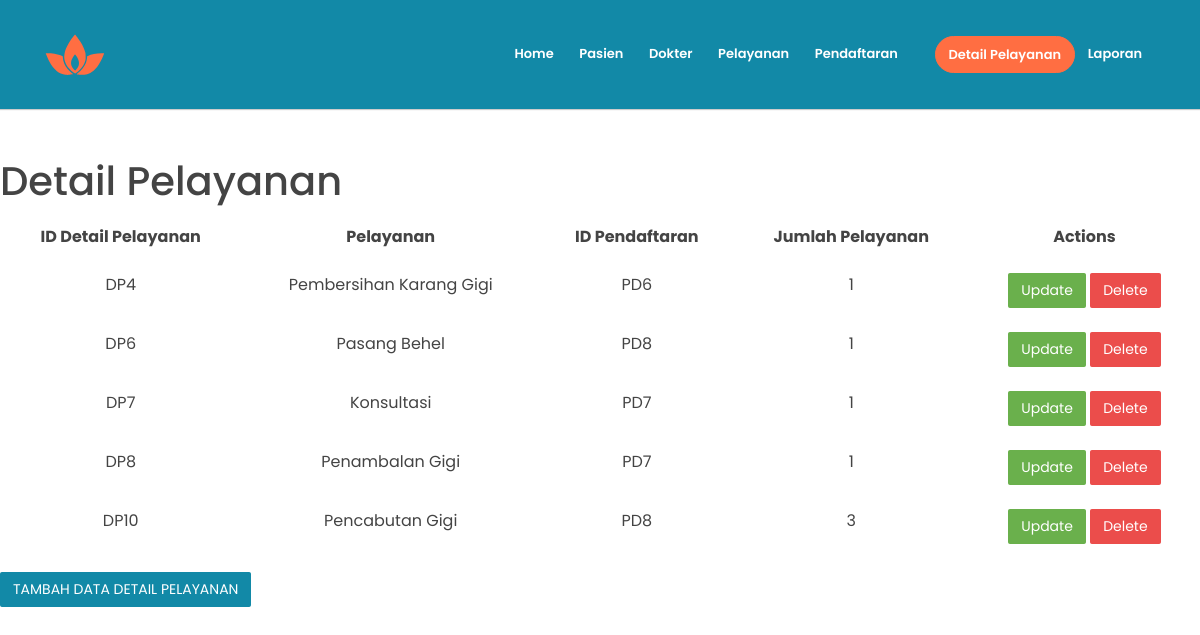
Page /detailpelayanan on the committed database.
### app/models.py (models this page shows, shortened)
class detailpelayanan(models.Model):
    iddetailpelayanan = models.AutoField(primary_key=True)
    idpendaftaran = models.ForeignKey(pendaftaran,on_delete=models.CASCADE)
    idpelayanan = models.ForeignKey(pelayanan,on_delete=models.CASCADE)
    jumlahjenispelayanan = models.IntegerField()

class pelayanan(models.Model):
    idpelayanan = models.AutoField(primary_key=True)
    jenispelayanan = models.CharField(max_length=50)
    hargapelayanan = models.IntegerField()
    def __str__(self):
        return str(self.jenispelayanan)

class pendaftaran(models.Model):
    idpendaftaran = models.AutoField(primary_key=True)
    iddokter = models.ForeignKey(dokter,on_delete=models.CASCADE)
    idpasien = models.ForeignKey(pasien,on_delete=models.CASCADE)
    tanggalpendaftaran = models.DateField()
    def __str__(self):
        return str(self.idpendaftaran)

### app/views.py (the view)
# urls.py: path('detailpelayanan', views.detailpelayanan, name='detailpelayanan'),
def detailpelayanan(request):
    alldetailpelayananobj = models.detailpelayanan.objects.all()
    allpelayananobj = models.pelayanan.objects.all()
    allpendaftaranobj = models.pendaftaran.objects.all()
    return render(request, 'detailpelayananx.html',{
        'alldetailpelayananobj' : alldetailpelayananobj,
        'allpelayananobj' : allpelayananobj,
        'allpendaftaranobj' : allpendaftaranobj,
    })

### app/templates/detailpelayananx.html (shortened to what this page needs)
{%load static%}
<!DOCTYPE html>
<html lang="en">
<head>
    <link rel="stylesheet" href="{%static 'assets/vendors/themify-icons/css/themify-icons.css'%}">
	<link rel="stylesheet" href="{%static 'assets/css/leadmark.css'%}">
</head>
<body data-spy="scroll" data-target=".navbar" data-offset="40" id="home">
    <nav class="navbar navbar-expand-sm navbar-dark bg-info shadow mb-3">
        <div class="container">
            <a class="navbar-brand" href="#">
                <img src="assets/imgs/logo.svg" alt="">
            </a>
            <div class="collapse navbar-collapse" id="navbarSupportedContent">
                <ul class="navbar-nav ml-auto">
                    <li class="nav-item">
                        <a class="nav-link text-white" href="{% url 'home' %}" >Home</a>
                    </li>
                    <li class="nav-item">
                        <a class="nav-link text-white" href="{% url 'pasienx' %}" >Pasien</a>
                    </li>
                    <li class="nav-item">
                        <a class="nav-link text-white" href="{% url 'dokterx' %}" >Dokter</a>
                    </li>
                    <li class="nav-item">
                        <a class="nav-link text-white" href="{% url 'pelayananx' %}" >Pelayanan</a>
                    </li>
                    <li class="nav-item">
                        <a class="nav-link text-white" href="{% url 'pendaftaranx' %}">Pendaftaran</a>
                    </li>
                    <li class="nav-item">
                        <a href="{% url 'detailpelayananx' %}" class="ml-4 nav-link btn btn-primary btn-sm rounded text-white">Detail Pelayanan</a>
                    </li>
                    <li class="nav-item">
                        <a class="nav-link text-white" href="{% url 'laporan' %}">Laporan</a>
                    </li>
                </ul>
            </div>
        </div>
    </nav>
    <h1 class="section-secondary-title mt-5">Detail Pelayanan</h1>
      <table class="table table-striped">
         <thead>
            <tr>
                <th>
                    <center>
                    ID Detail Pelayanan
                    </center>
                </th>
                <th>
                    <center>
                    Pelayanan
                    </center>
                </th>
                <th>
                    <center>
                    ID Pendaftaran
                    </center>
                </th>
                <th>
                    <center>
                    Jumlah Pelayanan
                    </center>
                </th>
                <th>
                    <center>
                    Actions
                    </center>
                </th>
            </tr>
            {% for item in alldetailpelayananobj%}
            <tr>
                <td>
                    <center>
                    DP{{ item.iddetailpelayanan }}
                    </center>
                </td>
                <td>
                    <center>
                    {{ item.idpelayanan }}
                    </center>
                </td>
                <td>
                    <center>
                    PD{{ item.idpendaftaran }}
                    </center>
                </td>
                <td>
                    <center>
                    {{ item.jumlahjenispelayanan }}
                    </center>
                </td>
                <td>
                    <center>
                    <a href="{% url 'updatedetailpelayananx' item.iddetailpelayanan %}">
                        <button class="btn btn-success">Update</button>
                    </a>
                    <a href="{% url 'deletedetailpelayanan' item.iddetailpelayanan %}">
                        <button class="btn btn-danger">Delete</button>
                    </a>
                    </center>
                </td>
            </tr>
            {% endfor %}
      </table>
    <a href="{% url 'createdatadetailpelayananx' %}">
        <button class="btn btn-info">TAMBAH DATA DETAIL PELAYANAN</button>
    </a>

### rows in the picture
detailpelayanan: iddetailpelayanan "4", idpelayanan "Pembersihan Karang Gigi", idpendaftaran "6", jumlahjenispelayanan "1"
detailpelayanan: iddetailpelayanan "6", idpelayanan "Pasang Behel", idpendaftaran "8", jumlahjenispelayanan "1"
detailpelayanan: iddetailpelayanan "7", idpelayanan "Konsultasi", idpendaftaran "7", jumlahjenispelayanan "1"
detailpelayanan: iddetailpelayanan "8", idpelayanan "Penambalan Gigi", idpendaftaran "7", jumlahjenispelayanan "1"
detailpelayanan: iddetailpelayanan "10", idpelayanan "Pencabutan Gigi", idpendaftaran "8", jumlahjenispelayanan "3"
